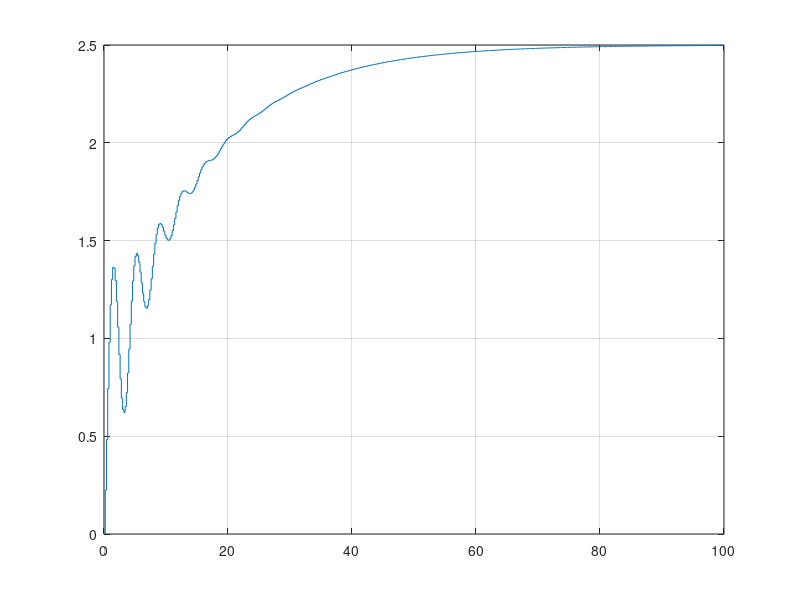
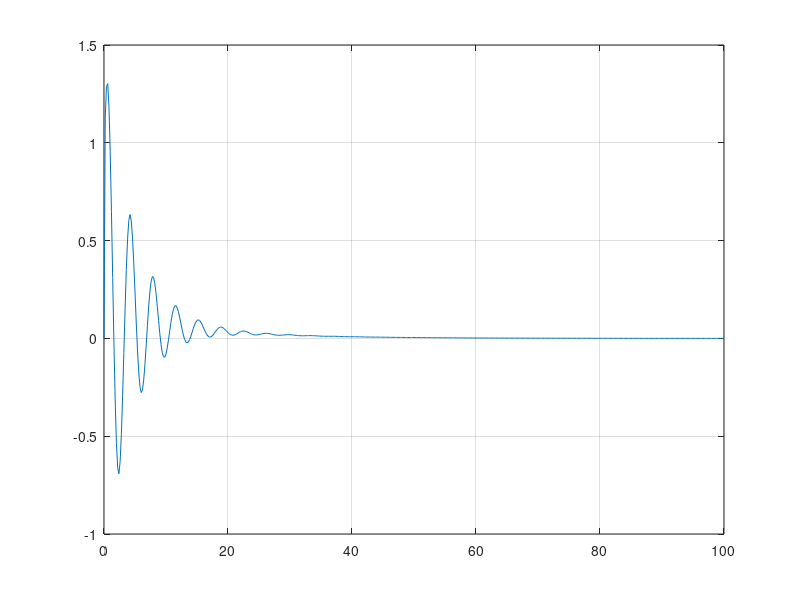

Recreate these plots in MATLAB, in order.

A = [[ 0.84900356 -0.5634196  -0.03730587];
 [ 0.18652935  0.94226823 -0.00383155];
 [ 0.01915773  0.19610822  0.99974142];];

B = [[0.18652935];
 [0.01915773];
 [0.00129292];];

C = [[1.  2.  0.5]];

D = [[0.]];

Gs = ss(A,B,C,D, 0.2)

[S4DStep_y, S4DStep_t] = step(Gs, 100);
[S4DImpulse_y, S4DImpulse_t] = impulse(Gs, 100);

figure(1)
stairs(S4DStep_t, S4DStep_y)
grid()

figure(2)
plot(S4DImpulse_t, S4DImpulse_y)
grid()